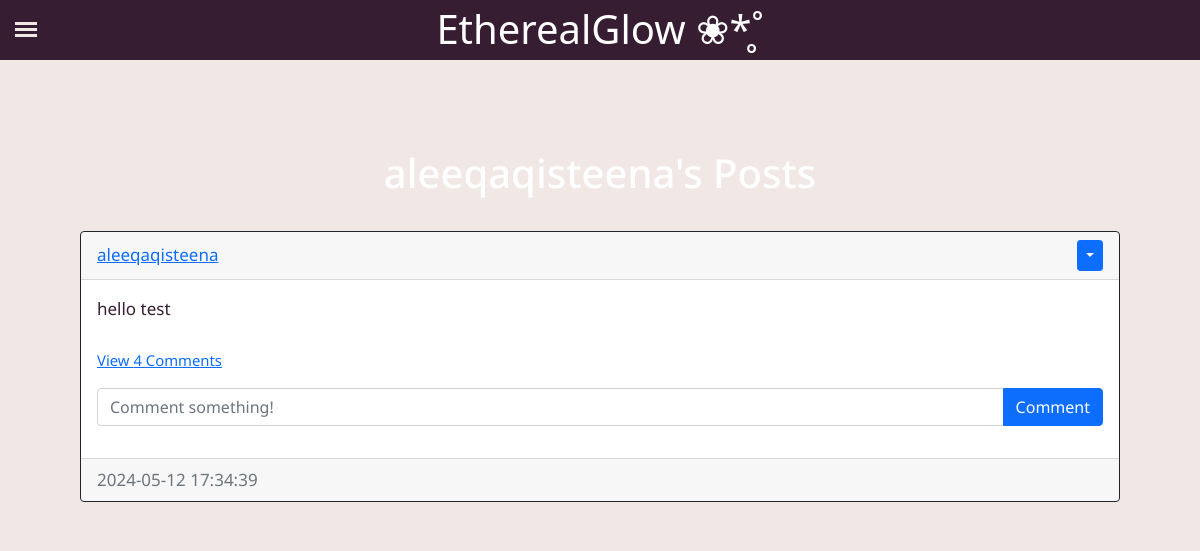
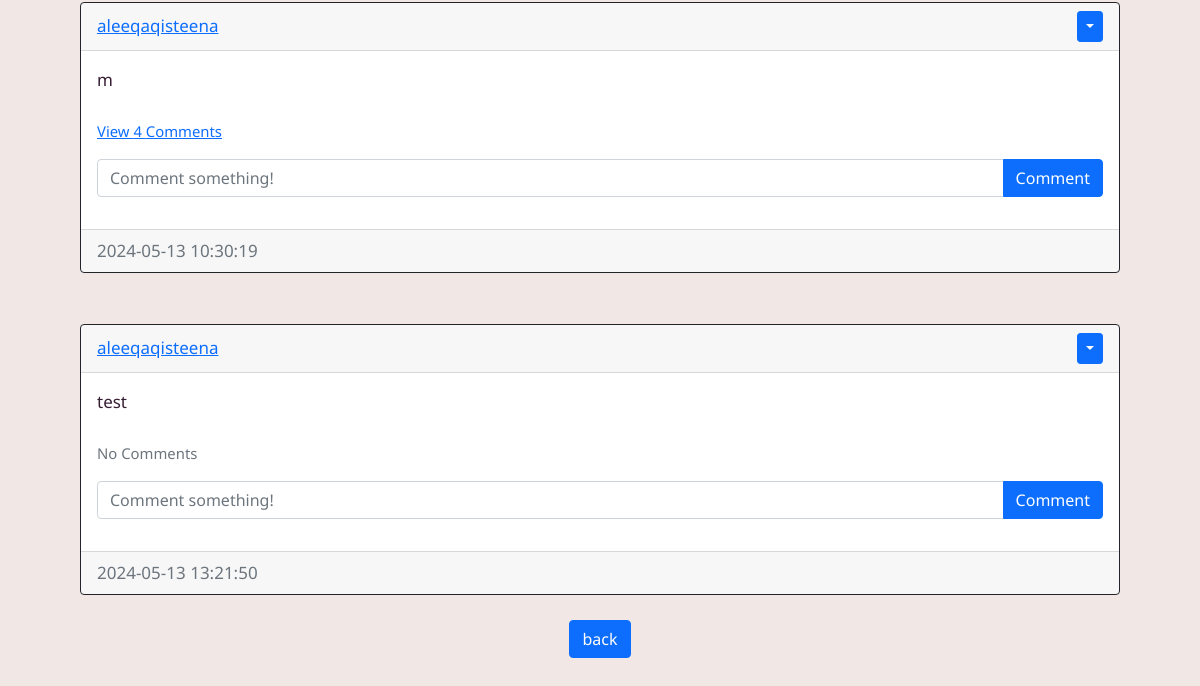
Before: /posts/aleeqaqisteena (signed in) with the older database file (2 pictures, top to bottom).
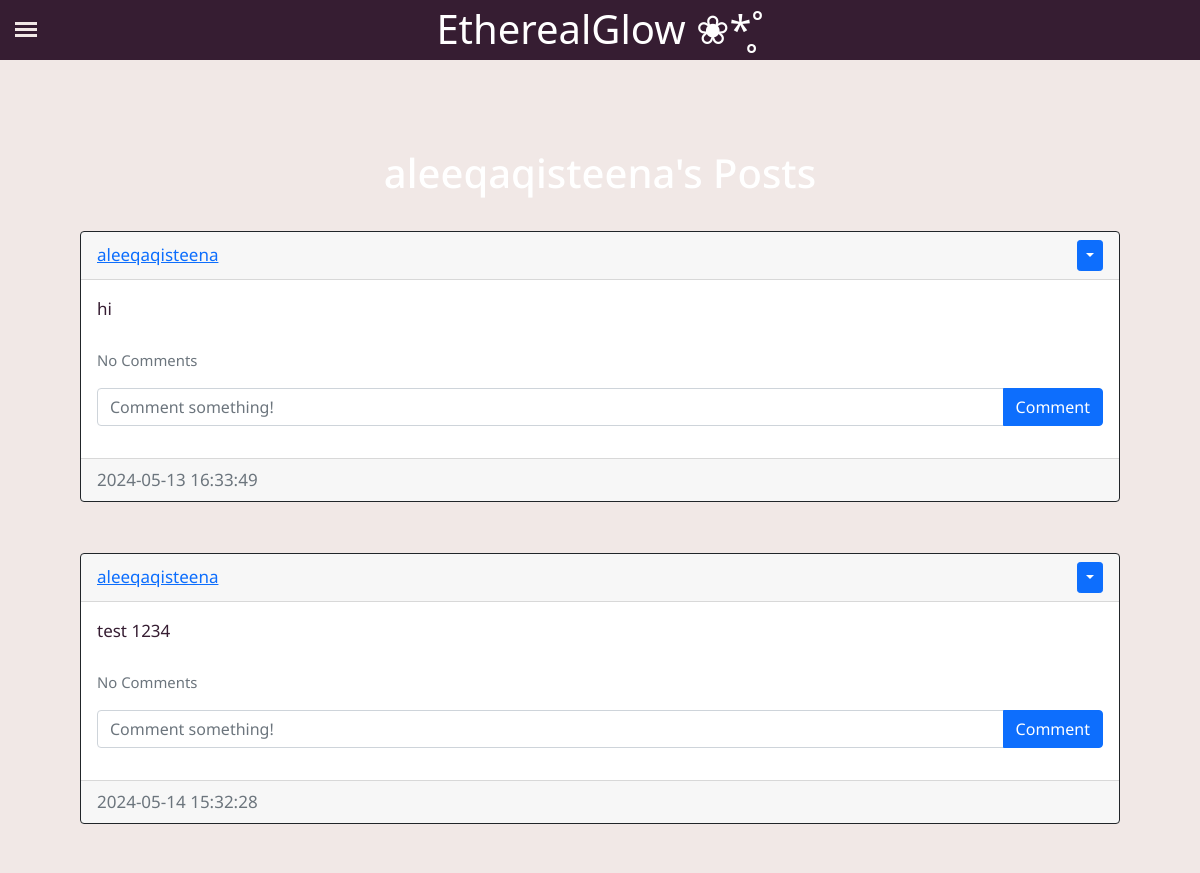
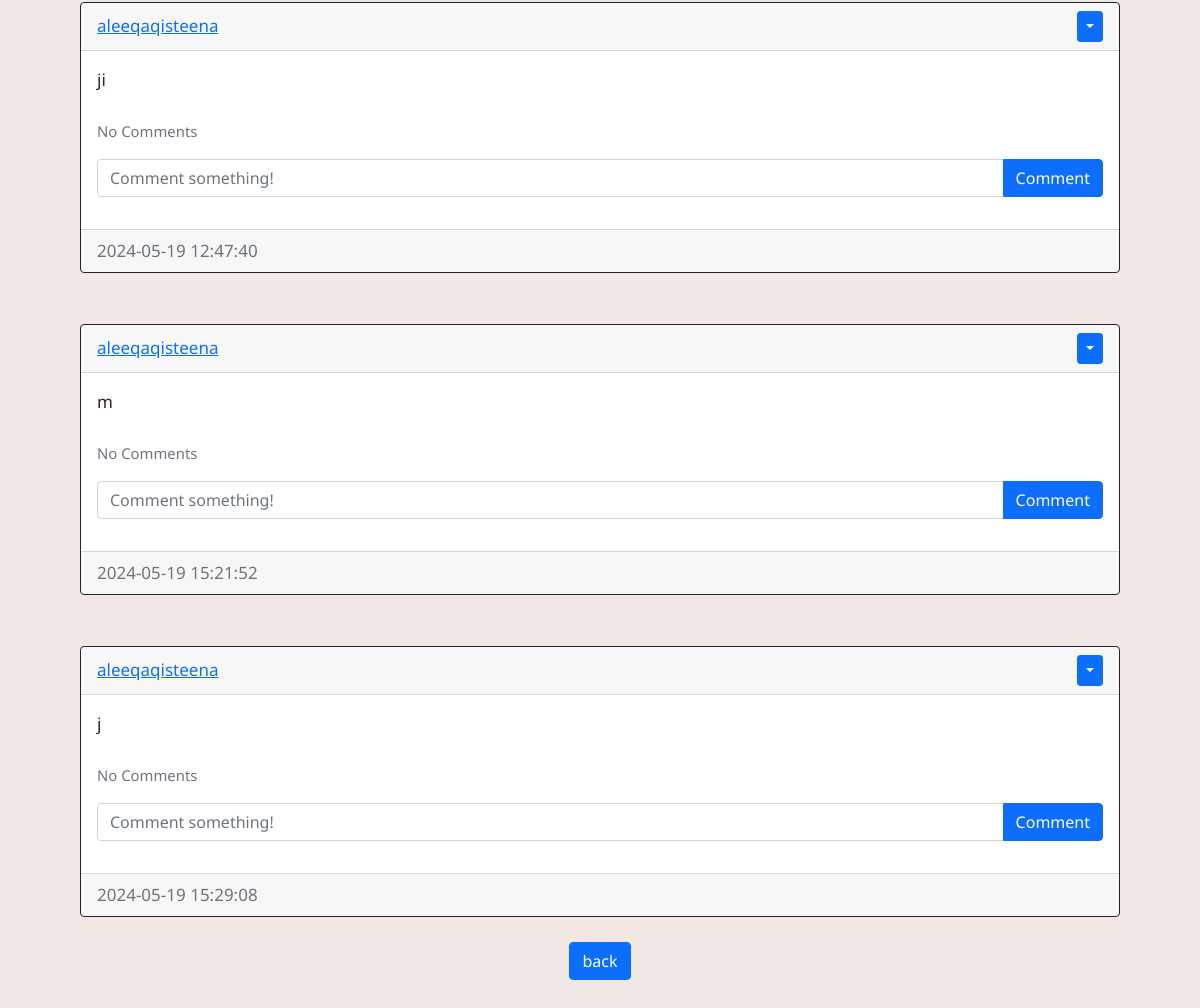
After: the same page with the newer database file (2 pictures, top to bottom).
### website/models.py (models this page shows)
class User(db.Model, UserMixin):
    id = db.Column(db.Integer, primary_key=True)
    email = db.Column(db.String(150), unique=True)
    username = db.Column(db.String(150), unique=True)
    password = db.Column(db.String(150))
    date_created = db.Column(db.DateTime(timezone=True), default=func.now())
    posts = db.relationship('Post', backref='user', passive_deletes=True)
    feedbacks = db.relationship('Feedback', backref='author', passive_deletes=True)
    comments = db.relationship('Comment', backref='user', passive_deletes=True)

class Post(db.Model):
    id = db.Column(db.Integer, primary_key=True)
    text = db.Column(db.Text, nullable=False)
    date_created = db.Column(db.DateTime(timezone=True), default=func.now())
    author = db.Column(db.Integer, db.ForeignKey('user.id', ondelete="CASCADE"), nullable=False)
    comments = db.relationship('Comment', backref='post', passive_deletes=True)

### website/views.py (the view)
@views.route("/posts/<username>")
@login_required
def posts(username) :
    user = User.query.filter_by(username=username).first()
    if not user :
        flash ("User is not exist.", category="error")
        return redirect(url_for('views.blog'))
    posts = Post.query.filter_by(author=user.id).all()
    return render_template("posts.html", user=current_user, posts=posts, username=username)

### website/__init__.py (called while the page is built)
def create_app():
    app = Flask(__name__)
    app.config['SECRET_KEY'] = "helloworld"
    app.config['SQLALCHEMY_TRACK_MODIFICATIONS'] = False
    app.config['SQLALCHEMY_DATABASE_URI'] = f'sqlite:///{DB_NAME}'
    app.config['UPLOAD_FOLDER'] = 'C:\\Users\\12211\\Documents\\Mini It Project\\EtherealGlow\\website\\static\\uploads'
    db.init_app(app)
    bcrypt.init_app(app)
    from website.views import views
    from website.auth import auth
    app.register_blueprint(views, url_prefix="/")
    app.register_blueprint(auth, url_prefix="/")
    from website.models import User, Post, Feedback, Comment
    create_database(app)
    login_manager = LoginManager()
    login_manager.login_view = "auth.login"
    login_manager.init_app(app)
    @login_manager.user_loader
    def load_user(id):
        return User.query.get(int(id))
    return app

### website/templates/posts.html (shortened to what this page needs)
{% extends "posts_div.html" %}
{% block header %}
{{username}}'s Posts
{% endblock %}
{% block footer %}
<div align="center">
    <a href="/Blog"><button type="button" class="btn btn-primary btn">back</button></a>
</div>
{% endblock %}

### website/templates/posts_div.html (shortened to what this page needs)
{% extends "base.html" %}
{% block content%}
    <h1 align="center">{% block header %}Posts{% endblock %}</h1>
    <div id="posts">
      {% for post in posts %}
      <br />
      <div class="card border-dark">
        <div class="card-header d-flex justify-content-between align-items-center">
          <a href="/posts/{{post.user.username}}">{{post.user.username}}</a>
          {% if user.id == post.author %}
          <div class="btn-group">
            <button
              type="button"
              class="btn btn-sm btn-primary dropdown-toggle"
              data-bs-toggle="dropdown"
            ></button>
          </div>
          {% endif %}
        </div>
        <div class="card-body">
          <div class="card-text">{{post.text}}</div>
          <br />
          <p class="card-text">
            {% if post.comments|length > 0 %}
            <a data-bs-toggle="collapse" href="#comments-{{post.id}}" role="button">
              <small>View {{post.comments|length}} Comments</small>
            </a>
            {% else %}
            <small class="text-muted">No Comments</small>
            {% endif %}
          </p>
          <form
            class="input-group mb-3"
            method="POST"
            action="/create-comment/{{post.id}}"
          >
            <input
              type="text"
              id="text"
              name="text"
              class="form-control"
              placeholder="Comment something!"
            />
            <button type="submit" class="btn btn-primary">Comment</button>
          </form>
        </div>
        <div class="card-footer text-muted">{{post.date_created}}</div>
      </div>
      <br /> {% endfor %}
    </div>
    {% block footer %}{% endblock %} {% endblock %}

### website/templates/base.html (shortened to what this page needs)
<!DOCTYPE html>
<html>
    <head>
        <link
      href="https://cdn.jsdelivr.net/npm/bootstrap@5.0.2/dist/css/bootstrap.min.css"
      rel="stylesheet"
    />
    <link rel="stylesheet" type="text/css" href="/static/styles.css">
    </head>
    <body>
        <div class="header"><h1>EtherealGlow ❀*̥˚</h1></div>
        <label for="toggle-Sidebar" class="toggle-icon">
            <div class="bar-top"></div>
            <div class="bar-center"></div>
            <div class="bar-bottom"></div>
        </label>
        <div class="content">
            {% block content%} {% endblock %}
        </div>
    </body>
</html>

### website/static/styles.css (style rules this page uses)
* { margin: 0; padding: 0; box-sizing: border-box; }
.header { background: #361d32; width: 100%; height: 60px; position: fixed; top: 0; left: 0; z-index: 1; }
h1 { text-align: center; color: white; margin-top: 5px; }
body { background: #f1e8e6; color: #f1e8e6; }
.content { color: #361d32; font-family:"Noto Sans", serif; text-align: justify; width: 100%; height: 100%; float: left; padding: 80px; font-size: 17px; }
.toggle-icon div { background: #f1e8e6; width: 100%; height: 3px; transition: all 0.3s }
.toggle-icon { position: absolute; top: 22px; left: 15px; width: 22px; height: 22px; z-index: 9999; cursor: pointer; transition: all 0.3s; position: fixed; }
.bar-center { margin: 3px 0; }

Changed rows visible on the page:
removed Post: user.username "aleeqaqisteena", text "hello test", comments|length "4", date_created "2024-05-12 17:34:39"
changed Post (number 1 of 5 on the later page): text "m" → "hi"; date_created "2024-05-13 10:30:19" → "2024-05-13 16:33:49"; comments|length "4" → (not shown); text "View Comments" → "No Comments"
changed Post: text "test" → "test 1234"; date_created "2024-05-13 13:21:50" → "2024-05-14 15:32:28"
added Post: user.username "aleeqaqisteena", text "ji", shows "No Comments", date_created "2024-05-19 12:47:40"
added Post: user.username "aleeqaqisteena", text "m", shows "No Comments", date_created "2024-05-19 15:21:52"
added Post: user.username "aleeqaqisteena", text "j", shows "No Comments", date_created "2024-05-19 15:29:08"
